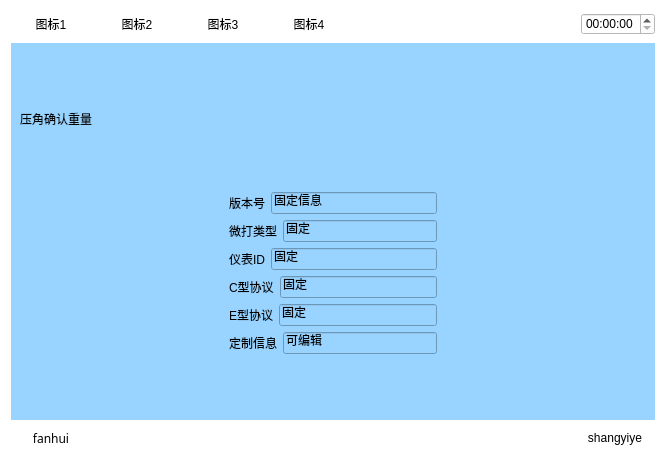
<?xml version="1.0" encoding="UTF-8"?>
<ui version="4.0">
 <class>Yibiaoxinxi</class>
 <widget class="QWidget" name="Yibiaoxinxi">
  <property name="geometry">
   <rect>
    <x>0</x>
    <y>0</y>
    <width>666</width>
    <height>462</height>
   </rect>
  </property>
  <property name="windowTitle">
   <string>Form</string>
  </property>
  <property name="styleSheet">
   <string notr="true">background-color: rgb(255, 255, 255);</string>
  </property>
  <layout class="QVBoxLayout" name="verticalLayout_3" stretch="1,5,1">
   <item>
    <layout class="QHBoxLayout" name="horizontalLayout_5">
     <item>
      <widget class="QPushButton" name="pushButton">
       <property name="text">
        <string>图标1</string>
       </property>
       <property name="flat">
        <bool>true</bool>
       </property>
      </widget>
     </item>
     <item>
      <widget class="QPushButton" name="pushButton_2">
       <property name="text">
        <string>图标2</string>
       </property>
       <property name="flat">
        <bool>true</bool>
       </property>
      </widget>
     </item>
     <item>
      <widget class="QPushButton" name="pushButton_3">
       <property name="text">
        <string>图标3</string>
       </property>
       <property name="flat">
        <bool>true</bool>
       </property>
      </widget>
     </item>
     <item>
      <widget class="QPushButton" name="pushButton_4">
       <property name="text">
        <string>图标4</string>
       </property>
       <property name="flat">
        <bool>true</bool>
       </property>
      </widget>
     </item>
     <item>
      <spacer name="horizontalSpacer_4">
       <property name="orientation">
        <enum>Qt::Horizontal</enum>
       </property>
       <property name="sizeHint" stdset="0">
        <size>
         <width>40</width>
         <height>20</height>
        </size>
       </property>
      </spacer>
     </item>
     <item>
      <widget class="QTimeEdit" name="timeEdit_2"/>
     </item>
    </layout>
   </item>
   <item>
    <widget class="QWidget" name="widget" native="true">
     <property name="sizePolicy">
      <sizepolicy hsizetype="Preferred" vsizetype="Preferred">
       <horstretch>0</horstretch>
       <verstretch>0</verstretch>
      </sizepolicy>
     </property>
     <property name="contextMenuPolicy">
      <enum>Qt::DefaultContextMenu</enum>
     </property>
     <property name="styleSheet">
      <string notr="true">background-color: rgb(153, 211, 255);</string>
     </property>
     <layout class="QVBoxLayout" name="verticalLayout_2">
      <item>
       <layout class="QHBoxLayout" name="horizontalLayout">
        <item>
         <widget class="QLabel" name="label">
          <property name="text">
           <string>压角确认重量</string>
          </property>
         </widget>
        </item>
        <item>
         <spacer name="horizontalSpacer">
          <property name="orientation">
           <enum>Qt::Horizontal</enum>
          </property>
          <property name="sizeHint" stdset="0">
           <size>
            <width>40</width>
            <height>20</height>
           </size>
          </property>
         </spacer>
        </item>
        <item>
         <layout class="QVBoxLayout" name="verticalLayout"/>
        </item>
       </layout>
      </item>
      <item>
       <layout class="QHBoxLayout" name="horizontalLayout_13">
        <item>
         <spacer name="horizontalSpacer_5">
          <property name="orientation">
           <enum>Qt::Horizontal</enum>
          </property>
          <property name="sizeHint" stdset="0">
           <size>
            <width>40</width>
            <height>20</height>
           </size>
          </property>
         </spacer>
        </item>
        <item>
         <layout class="QVBoxLayout" name="verticalLayout_4">
          <item>
           <layout class="QHBoxLayout" name="horizontalLayout_7">
            <item>
             <widget class="QLabel" name="label_6">
              <property name="text">
               <string>版本号</string>
              </property>
             </widget>
            </item>
            <item>
             <widget class="QLineEdit" name="lineEdit">
              <property name="text">
               <string>固定信息</string>
              </property>
             </widget>
            </item>
           </layout>
          </item>
          <item>
           <layout class="QHBoxLayout" name="horizontalLayout_8">
            <item>
             <widget class="QLabel" name="label_7">
              <property name="text">
               <string>微打类型</string>
              </property>
             </widget>
            </item>
            <item>
             <widget class="QLineEdit" name="lineEdit_3">
              <property name="text">
               <string>固定</string>
              </property>
             </widget>
            </item>
           </layout>
          </item>
          <item>
           <layout class="QHBoxLayout" name="horizontalLayout_9">
            <item>
             <widget class="QLabel" name="label_8">
              <property name="text">
               <string>仪表ID</string>
              </property>
             </widget>
            </item>
            <item>
             <widget class="QLineEdit" name="lineEdit_4">
              <property name="text">
               <string>固定</string>
              </property>
             </widget>
            </item>
           </layout>
          </item>
          <item>
           <layout class="QHBoxLayout" name="horizontalLayout_10">
            <item>
             <widget class="QLabel" name="label_9">
              <property name="text">
               <string>C型协议</string>
              </property>
             </widget>
            </item>
            <item>
             <widget class="QLineEdit" name="lineEdit_5">
              <property name="text">
               <string>固定</string>
              </property>
             </widget>
            </item>
           </layout>
          </item>
          <item>
           <layout class="QHBoxLayout" name="horizontalLayout_11">
            <item>
             <widget class="QLabel" name="label_25">
              <property name="text">
               <string>E型协议</string>
              </property>
             </widget>
            </item>
            <item>
             <widget class="QLineEdit" name="lineEdit_6">
              <property name="text">
               <string>固定</string>
              </property>
             </widget>
            </item>
           </layout>
          </item>
          <item>
           <layout class="QHBoxLayout" name="horizontalLayout_12">
            <item>
             <widget class="QLabel" name="label_26">
              <property name="text">
               <string>定制信息</string>
              </property>
             </widget>
            </item>
            <item>
             <widget class="QLineEdit" name="lineEdit_7">
              <property name="text">
               <string>可编辑</string>
              </property>
             </widget>
            </item>
           </layout>
          </item>
         </layout>
        </item>
        <item>
         <spacer name="horizontalSpacer_10">
          <property name="orientation">
           <enum>Qt::Horizontal</enum>
          </property>
          <property name="sizeHint" stdset="0">
           <size>
            <width>40</width>
            <height>20</height>
           </size>
          </property>
         </spacer>
        </item>
       </layout>
      </item>
     </layout>
    </widget>
   </item>
   <item>
    <layout class="QHBoxLayout" name="horizontalLayout_2">
     <item>
      <widget class="QPushButton" name="returnIndex">
       <property name="font">
        <font>
         <family>AR PL UMing TW MBE</family>
        </font>
       </property>
       <property name="text">
        <string>fanhui</string>
       </property>
       <property name="flat">
        <bool>true</bool>
       </property>
      </widget>
     </item>
     <item>
      <spacer name="horizontalSpacer_2">
       <property name="orientation">
        <enum>Qt::Horizontal</enum>
       </property>
       <property name="sizeHint" stdset="0">
        <size>
         <width>40</width>
         <height>20</height>
        </size>
       </property>
      </spacer>
     </item>
     <item>
      <spacer name="horizontalSpacer_3">
       <property name="orientation">
        <enum>Qt::Horizontal</enum>
       </property>
       <property name="sizeHint" stdset="0">
        <size>
         <width>40</width>
         <height>20</height>
        </size>
       </property>
      </spacer>
     </item>
     <item>
      <widget class="QPushButton" name="returnPage">
       <property name="text">
        <string>shangyiye</string>
       </property>
       <property name="flat">
        <bool>true</bool>
       </property>
      </widget>
     </item>
    </layout>
   </item>
  </layout>
 </widget>
 <resources/>
 <connections/>
</ui>
